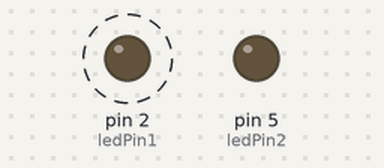
The sketch below on a simulated Arduino Uno, built with avr-gcc and run on an emulated ATmega328P. On the bench: output pins drawn as LEDs (lit = HIGH). Dashed ring = blinking. What the sketch prints to the serial monitor is not drawn.

Above: at 0.15 s.
Timing chart, 0 to 27.6 s (numbered marks = the images above):
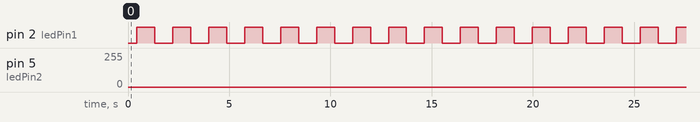

The sketch:

Shanshuo.ino
```cpp
const int ledPin1 = 2;
const int ledPin2 = 5;

void setup() {
  Serial.begin(115200);
  pinMode(ledPin1, OUTPUT);
  pinMode(ledPin2, OUTPUT);
}

void loop() {
  // 第一阶段：LED1变亮，LED2变暗
  for(int duty = 0; duty <= 255; duty++){
    analogWrite(ledPin1, duty);          // D2: 0→255
    analogWrite(ledPin2, 255 - duty);    // D5: 255→0
    delay(3);
    Serial.print("LED1: ");
    Serial.print(duty);
    Serial.print(" | LED2: ");
    Serial.println(255 - duty);
  }

  // 第二阶段：LED1变暗，LED2变亮
  for(int duty = 255; duty >= 0; duty--){
    analogWrite(ledPin1, duty);          // D2: 255→0
    analogWrite(ledPin2, 255 - duty);    // D5: 0→255
    delay(3);
    Serial.print("LED1: ");
    Serial.print(duty);
    Serial.print(" | LED2: ");
    Serial.println(255 - duty);
  }

  Serial.println("=== 循环完成 ===");
}
```

Measured:
- by itself, pin 2 (ledPin1): alternates HIGH for 0.89 s and LOW for 0.89 s
